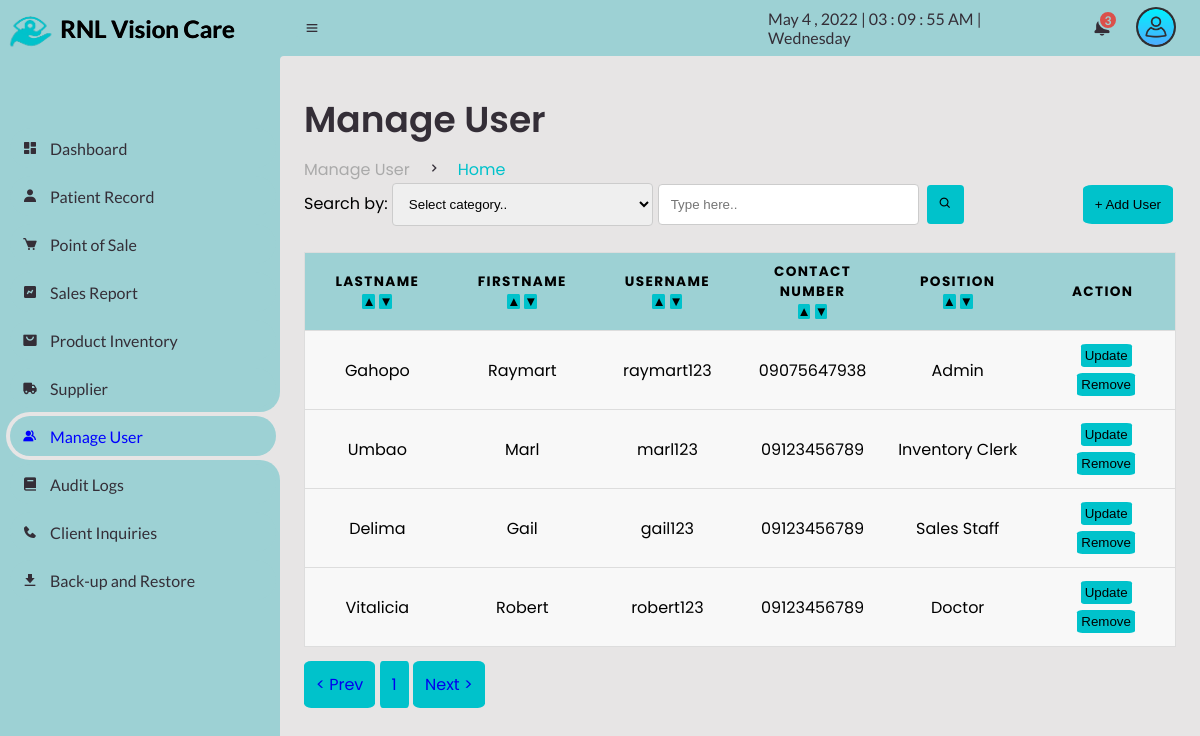
The page /Admin/manage-user.php (signed in) on the database its author committed.
### tables this page shows
CREATE TABLE `users_account` (
  `users_id` int(11) NOT NULL AUTO_INCREMENT,
  `users_username` varchar(255) NOT NULL,
  `users_password` varchar(255) NOT NULL,
  `users_lastname` varchar(255) NOT NULL,
  `users_firstname` varchar(255) NOT NULL,
  `users_middlename` varchar(255) NOT NULL,
  `users_contact` varchar(255) NOT NULL,
  `users_email` varchar(255) NOT NULL,
  `users_roles` varchar(250) NOT NULL,
  PRIMARY KEY (`users_id`)
);

### Admin/manage-user.php (the view, shortened to what this page needs)
<?php
include "logs_conn.php";
function createRandomPassword() {
	$chars = "003232303232023232023456789";
	$i = 0;
	$pass = '' ;
	while ($i <= 7) {
		$num = rand() % 33;
		$tmp = substr($chars, $num, 1);
		$pass = $pass . $tmp;
		$i++;
	}
	return $pass;
}
$finalcode='RS-'.createRandomPassword();
?>
<!DOCTYPE html>
<html lang="en">
<head>
	<link href='https://unpkg.com/boxicons@2.0.9/css/boxicons.min.css' rel='stylesheet'>
	<link rel="stylesheet" href="css\sys_style.css">
</head>
<body>
	<section id="sidebar">
		<a href="supplier.php" class="brand">
			<img src="images\logo.png" alt="" width="60px;">
			<span class="text" style="text-shadow:0.5px 0px #000; color: black;">RNL Vision Care</span>
		</a>
		<ul class="side-menu top">
			<li>
				<a href="dashboard.php">
					<i class='bx bxs-dashboard' ></i>
					<span class="text">Dashboard</span>
				</a>
			</li>
			<li>
				<a href="patient-record.php">
					<i class='bx bxs-user' ></i>
					<span class="text">Patient Record</span>
				</a>
			</li>
			<li>
				<a href="point-of-sale.php?id=cash&invoice=<?php echo $finalcode ?>">
					<i class='bx bxs-cart' ></i>
					<span class="text">Point of Sale</span>
				</a>
			</li>
			<li>
				<a href="sales-report.php">
					<i class='bx bxs-chart' ></i>
					<span class="text">Sales Report</span>
				</a>
			</li>
			<li>
				<a href="product.php">
					<i class='bx bxs-shopping-bag-alt' ></i>
					<span class="text">Product Inventory</span>
				</a>
			</li>
			<li>
				<a href="supplier.php">
					<i class='bx bxs-truck' ></i>
					<span class="text">Supplier</span>
				</a>
			</li>
			<li class="active">
				<a href="manage-user.php">
					<i class='bx bxs-group' ></i>
					<span class="text">Manage User</span>
				</a>
			</li>
			<li>
				<a href="audit.php">
					<i class='bx bxs-book' ></i>
					<span class="text">Audit Logs</span>
				</a>
			</li>
			<li>
        <a href="inquiries.php">
          <i class='bx bxs-phone' ></i>
          <span class="text">Client Inquiries</span>
        </a>
      </li>
			<li>
				<a href="archive.php">
					<i class='bx bxs-download' ></i>
					<span class="text">Back-up and Restore</span>
				</a>
			</li>
		</ul>
	</section>
	<section id="content">
		<nav>
			<i class='bx bx-menu' ></i>
			<div id="digital-clock"></div>
			<div class="dropdown2">
			<a href="#" class="notification">
				<span class="num">
				<?php
				$query = mysqli_query($conn, "SELECT COUNT(*) as total from product  WHERE qty <=10 AND pro_status ='2'");
					while($result=mysqli_fetch_array($query)){
					echo $result['total'];
				}
				?>
						  </span>
			</a>
			  <?php
			$sql1 = "SELECT * FROM `product` WHERE pro_status='2' AND qty <=10 LIMIT 6";
			  ?>
			</div>
			<div class="dropdown1">
			<img src="img\user.png" alt="" width="40px" class="userlogo">
			</div>
		</nav>
		<main>
			<div class="head-title">
				<div class="left">
					<h1>Manage User</h1>
					<ul class="breadcrumb">
						<li>
							<a href="manage-user.php">Manage User</a>
						</li>
						<li><i class='bx bx-chevron-right' ></i></li>
						<li>
							<a class="active" href="manage-user.php">Home</a>
						</li>
					</ul>
				</div>
			</div>
			<a href="user-add.php"><button class="btn-addpt" style="cursor: pointer;"> + Add User</button></a>
				<form method="post">
					<label>Search by:</label>
              <select name='search' id="price-sort" onchange="location = this.value;" style="padding: 12px;border: 1px solid #ccc;border-radius: 4px;font-family: var(poppins); width: 30%;">
                <option value='0' disabled selected>Select category..</option>
              </select>
						<input type="text" name="txtsearch" id="txtsearch" placeholder="Type here.." autocomplete="off" style="padding: 12px;border: 1px solid #ccc;border-radius: 4px;font-family: var(poppins);width: 30%;">
						<button  id="btnsearch" name="btnsearch" class="page" style="cursor: pointer;"><i class='bx bx-search' ></i></button>
						</form></br>
					<table>
     <thead>
     	<tr>
		 <th>Lastname<form method=""><button class="up" value="up" name="btn" style="width: 10%; height: 5%; padding: 0; margin: 0;">▲</button>&nbsp<button class="down" value="down" name="btn" style="width: 10%; height: 5%; padding: 0; margin: 0;">▼</button></form></th>
      <th>Firstname<form method=""><button class="up" value="up1" name="btn" style="width: 10%; height: 5%; padding: 0; margin: 0;">▲</button>&nbsp<button class="down" value="down1" name="btn" style="width: 10%; height: 5%; padding: 0; margin: 0;">▼</button></form></th>
      <th>Username<form method=""><button class="up" value="up2" name="btn" style="width: 10%; height: 5%; padding: 0; margin: 0;">▲</button>&nbsp<button class="down" value="down2" name="btn" style="width: 10%; height: 5%; padding: 0; margin: 0;">▼</button></form></th>
      <th>Contact Number<form method=""><button class="up" value="up3" name="btn" style="width: 10%; height: 5%; padding: 0; margin: 0;">▲</button>&nbsp<button class="down" value="down3" name="btn" style="width: 10%; height: 5%; padding: 0; margin: 0;">▼</button></form></th>
      <th>Position<form method=""><button class="up" value="up4" name="btn" style="width: 10%; height: 5%; padding: 0; margin: 0;">▲</button>&nbsp<button class="down" value="down4" name="btn" style="width: 10%; height: 5%; padding: 0; margin: 0;">▼</button></form></th>
      <th>Action</th>
     	</tr>
     </thead>
     <tbody>
	 <?php
     	$limit=25;
        $page=isset($_GET['page']) ? $_GET['page']:1;
        $start=($page-1)*$limit;
       $search=$_POST['txtsearch'];
        	$sql2 =$conn->query("SELECT count(users_id) AS id FROM `users_account`");
     			if (isset($_POST['btnsearch']) && $_POST['txtsearch']!="") {
       		 $sql1 = "SELECT * FROM `users_account` WHERE `$column` LIKE '%$search%' Order by `users_id` DESC LIMIT $start, $limit ";
        	}
        	elseif ($_GET['btn']=='down') {
        		$sql1 = "SELECT * FROM `users_account` Order by `users_lastname` DESC LIMIT $start, $limit ";
        		$sql2 =$conn->query("SELECT count(users_id) AS id, `users_lastname` FROM `users_account` Order by `users_lastname` DESC ");
        		echo "<style>.down{ background-color:red;}</style>";
        	}
        	elseif ($_GET['btn']=='up') {
        		$sql1 = "SELECT * FROM `users_account` Order by `users_lastname` ASC LIMIT $start, $limit ";
        		$sql2 =$conn->query("SELECT count(users_id) AS id, `users_lastname` FROM `users_account` Order by `users_lastname` ASC ");
        		echo "<style>.up{ background-color:red;}</style>";
        	}
        	elseif ($_GET['btn']=='down1') {
        		$sql1 = "SELECT * FROM `users_account` Order by `users_firstname` DESC LIMIT $start, $limit ";
        		$sql2 =$conn->query("SELECT count(users_id) AS id, `users_firstname` FROM `users_account` Order by `users_firstname` DESC ");
        		echo "<style>.down{ background-color:red;}</style>";
        	}
        	elseif ($_GET['btn']=='up1') {
        		$sql1 = "SELECT * FROM `users_account` Order by `users_firstname` ASC LIMIT $start, $limit ";
        		$sql2 =$conn->query("SELECT count(users_id) AS id, `users_firstname` FROM `users_account` Order by `users_firstname` ASC ");
        		echo "<style>.up{ background-color:red;}</style>";
        	}
        		elseif ($_GET['btn']=='down2') {
        		$sql1 = "SELECT * FROM `users_account` Order by `users_username` DESC LIMIT $start, $limit ";
        		$sql2 =$conn->query("SELECT count(users_id) AS id, `users_username` FROM `users_account` Order by `users_username` DESC ");
        		echo "<style>.down{ background-color:red;}</style>";
        	}
        	elseif ($_GET['btn']=='up2') {
        		$sql1 = "SELECT * FROM `users_account` Order by `users_username` ASC LIMIT $start, $limit ";
        		$sql2 =$conn->query("SELECT count(users_id) AS id, `users_username` FROM `users_account` Order by `users_firstname` ASC ");
        		echo "<style>.up{ background-color:red;}</style>";
        	}
        		elseif ($_GET['btn']=='down3') {
        		$sql1 = "SELECT * FROM `users_account` Order by `users_contact` DESC LIMIT $start, $limit ";
        		$sql2 =$conn->query("SELECT count(users_id) AS id, `users_contact` FROM `users_account` Order by `users_contact` DESC ");
        		echo "<style>.down{ background-color:red;}</style>";
        	}
        	elseif ($_GET['btn']=='up3') {
        		$sql1 = "SELECT * FROM `users_account` Order by `users_contact` ASC LIMIT $start, $limit ";
        		$sql2 =$conn->query("SELECT count(users_id) AS id, `users_contact` FROM `users_account` Order by `users_contact` ASC ");
        		echo "<style>.up{ background-color:red;}</style>";
        	}
        	elseif ($_GET['btn']=='down4') {
        		$sql1 = "SELECT * FROM `users_account` Order by `users_roles` DESC LIMIT $start, $limit ";
        		$sql2 =$conn->query("SELECT count(users_id) AS id, `users_roles` FROM `users_account` Order by `users_roles` DESC ");
        		echo "<style>.down{ background-color:red;}</style>";
        	}
        	elseif ($_GET['btn']=='up4') {
        		$sql1 = "SELECT * FROM `users_account` Order by `users_roles` ASC LIMIT $start, $limit ";
        		$sql2 =$conn->query("SELECT count(users_id) AS id, `users_roles` FROM `users_account` Order by `users_roles` ASC ");
        		echo "<style>.up{ background-color:red;}</style>";
        	}
        	 else{
        		$sql1 = "SELECT * FROM `users_account` Order by `users_id` DESC LIMIT $start, $limit ";
        		$sql2 =$conn->query("SELECT count(users_id) AS id FROM `users_account`");
        	}
        $result2 = $sql2->fetch_all(MYSQLI_ASSOC);
                $total=$result2[0]['id'];
                $pages=ceil($total/$limit);
                $prev=$page-1;
                $next=$page+1;
     	  $result1 = $conn->query($sql1);
  			if($result1->num_rows > 0){
  				while($row = $result1 -> fetch_assoc()){
     	?>
     	  <tr>
     	  	<td data-label="Lastname" class="namee"><?php echo $row['users_lastname'];?></td>
     	  	<td data-label="Firstname"><?php echo $row['users_firstname'];?></td>
     	  	<td data-label="Username"><?php echo $row['users_username'];?></td>
			<td data-label="Contact Number"><?php echo $row['users_contact'];?></td>
			<td data-label="Position"><?php echo $row['users_roles'];?></td>
			<td data-label="Action"><a href="user-update.php?id=<?php echo $row['users_id'];?>"><button class="btn-f" style="cursor: pointer;">Update</button></a>
			<form method ="post"action="archive_manageuser.php?id=<?php echo $row['users_id'];?>"><button class="btn-c" name="btnrem" style="cursor: pointer;" onclick="return confirm('Are you sure you want to remove this user?')">Remove</button></form></td>
     	  </tr>
     	 <?php
     	}}
     	?>
     </tbody>
   </table>
   <br>
   <a class="page" id="pre" href="manage-user.php?page=<?=$prev; ?>&btn=<?php echo $_GET['btn'] ?>">< Prev</a>
    	  <?php  for($i=1; $i <=$pages ; $i++): ?>
    <a class="page" href="manage-user.php?page=<?=$i; ?>&btn=<?php echo $_GET['btn'] ?>"><?=$i; ?></a>
                      <?php endfor; ?>
    <a class="page" id="pnext" href="manage-user.php?page=<?=$next; ?>&btn=<?php echo $_GET['btn'] ?>">Next ></a>
		</main>
	</section>
</body>
</html>

### Admin/css/sys_style.css (style rules this page uses)
* { margin: 0; padding: 0; box-sizing: border-box; }
a { text-decoration: none; }
li { list-style: none; }
:root { --poppins: 'Poppins', sans-serif; --lato: 'Lato', sans-serif; --light: #9dd1d4; --blue: #00c2cb; --light-blue: #e5eaf0; --grey: rgb(231, 229, 229); --dark-grey: #AAAAAA; --dark: #342E37; --red: #DB504A; --yellow: #FFCE26; --light-yellow: #FFF2C6; --orange: #FD7238; --light-orange: #FFE0D3; }
html { overflow-x: hidden; }
body { background: var(--grey); overflow-x: hidden; }
#sidebar { position: fixed; top: 0; left: 0; width: 280px; height: 100%; background: var(--light); z-index: 2000; font-family: var(--lato); transition: .3s ease; overflow-x: hidden; scrollbar-width: none; }
#sidebar .brand { font-size: 24px; font-weight: 700; height: 56px; display: flex; align-items: center; color: var(--blue); position: sticky; top: 0; left: 0; background: var(--light); z-index: 500; padding-bottom: 20px; box-sizing: content-box; }
#sidebar .side-menu { width: 100%; margin-top: 48px; }
#sidebar .side-menu li { height: 48px; background: transparent; margin-left: 6px; border-radius: 48px 0 0 48px; padding: 4px; }
#sidebar .side-menu li.active { background: var(--grey); position: relative; }
#sidebar .side-menu li.active::before { content: ''; position: absolute; width: 40px; height: 40px; border-radius: 50%; top: -40px; right: 0; box-shadow: 20px 20px 0 var(--grey); z-index: -1; }
#sidebar .side-menu li.active::after { content: ''; position: absolute; width: 40px; height: 40px; border-radius: 50%; bottom: -40px; right: 0; box-shadow: 20px -20px 0 var(--grey); z-index: -1; }
#sidebar .side-menu li a { width: 100%; height: 100%; background: var(--light); display: flex; align-items: center; border-radius: 48px; font-size: 16px; color: var(--dark); white-space: nowrap; overflow-x: hidden; }
#sidebar .side-menu.top li.active a { color: blue; }
#sidebar .side-menu li a .bx { min-width: calc(60px - ((4px + 6px) * 2)); display: flex; justify-content: center; }
#content { position: relative; width: calc(100% - 280px); left: 280px; transition: .3s ease; }
#content nav { height: 56px; background: var(--light); padding: 0 24px; display: flex; align-items: center; grid-gap: 24px; font-family: var(--lato); position: sticky; top: 0; left: 0; z-index: 1000; }
#content nav::before { content: ''; position: absolute; width: 40px; height: 40px; bottom: -40px; left: 0; border-radius: 10%; box-shadow: -20px -20px 0 var(--light); }
#content nav a { color: var(--dark); }
#content nav .bx.bx-menu { cursor: pointer; color: var(--dark); }
#content nav .notification { font-size: 20px; position: relative; }
#content nav .notification .num { position: absolute; top: -6px; right: -6px; width: 20px; height: 20px; border-radius: 50%; border: 2px solid var(--light); background: var(--red); color: var(--light); font-weight: 700; font-size: 12px; display: flex; justify-content: center; align-items: center; }
#content main { width: 100%; padding: 36px 24px; font-family: var(--poppins); max-height: calc(100vh - 56px); overflow-y: auto; }
#content main .head-title { display: flex; align-items: center; justify-content: space-between; grid-gap: 16px; flex-wrap: wrap; }
#content main .head-title .left h1 { font-size: 36px; font-weight: 600; margin-bottom: 10px; color: var(--dark); }
#content main .head-title .left .breadcrumb { display: flex; align-items: center; grid-gap: 16px; }
#content main .head-title .left .breadcrumb li { color: var(--dark); }
#content main .head-title .left .breadcrumb li a { color: var(--dark-grey); pointer-events: none; }
#content main .head-title .left .breadcrumb li a.active { color: var(--blue); pointer-events: unset; }
#digital-clock { color: var(--dark); }
.userlogo { background-color:#302e31; padding: 2px; border-radius: 50%; cursor: pointer; }
.dropdown1 { position: relative; display: inline-block; }
.dropdown2 { position: relative; display: inline-block; }

### rows shown on the page
users_account: users_lastname "Gahopo", users_firstname "Raymart", users_username "raymart123", users_contact "09075647938", users_roles "Admin"
users_account: users_lastname "Umbao", users_firstname "Marl", users_username "marl123", users_contact "09123456789", users_roles "Inventory Clerk"
users_account: users_lastname "Delima", users_firstname "Gail", users_username "gail123", users_contact "09123456789", users_roles "Sales Staff"
users_account: users_lastname "Vitalicia", users_firstname "Robert", users_username "robert123", users_contact "09123456789", users_roles "Doctor"

### other values the page prints
$result['total'] "3"
